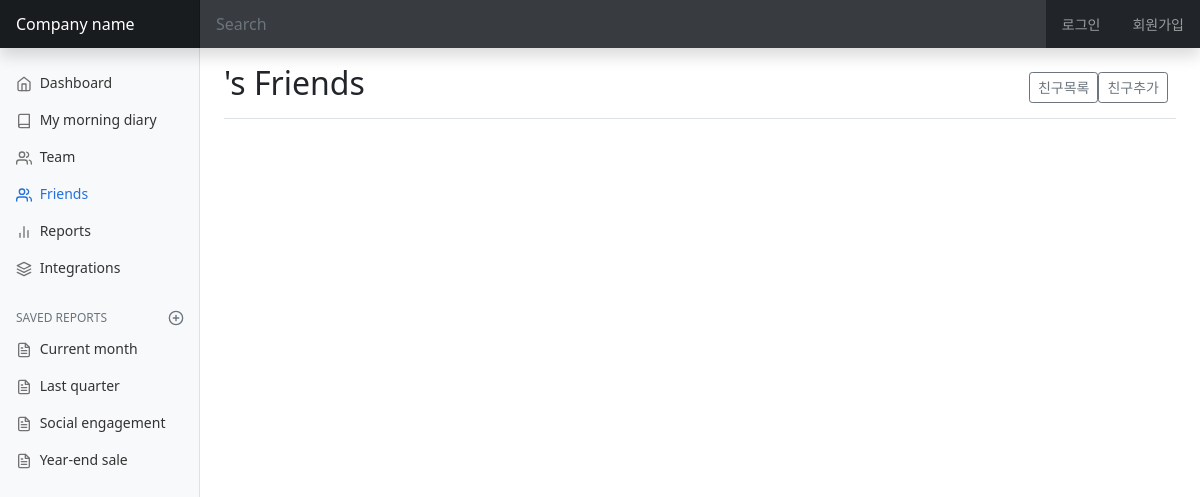
Before: /friends/keon/ with the older database file.
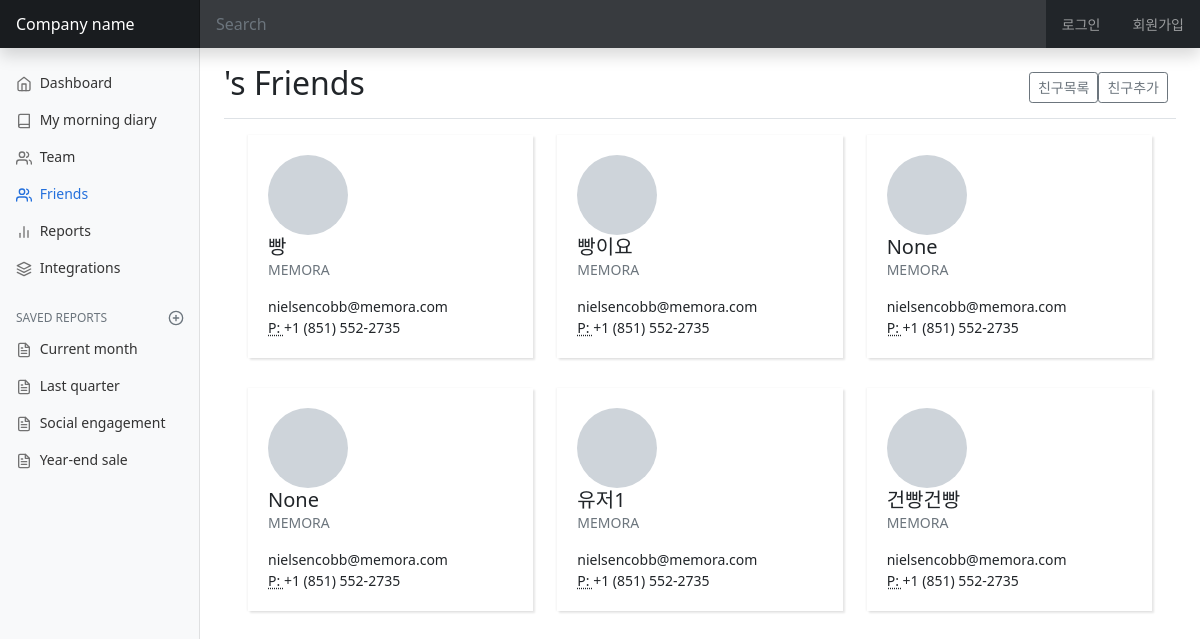
After: the same page with the newer database file.
### diary/models.py (models this page shows, shortened)
class User(AbstractUser):
    nickname = models.CharField(
        max_length=15,
        unique=True,
        null=True,
        validators=[validate_no_special_characters],
        error_messages={'unique': '이미 사용중인 닉네임입니다.'},
    )
    friends = models.ManyToManyField('self', blank=True)

### diary/views.py (the view)
# urls.py: path('friends/<str:username>/', views.friends, name='friends'),
def friends(request, username):
    friend_list = User.objects.get(username = username).friends.all()
    context = {
        "friend_list": friend_list
    }
    return render(request, 'friends/friends.html', context=context)

### diary/templates/friends/friends.html
{% extends 'diary/base.html' %}
{% load static %}
{% block css %}
<link href={% static 'friends/css/friends.css' %} rel="stylesheet">
{% endblock css %}
{% block main_area %}
<main class="col-md-9 ms-sm-auto col-lg-10 px-md-4">
		<div class="d-flex justify-content-between flex-wrap flex-md-nowrap align-items-center pt-3 pb-2 mb-3 border-bottom">
		<h1 class="h2">{{ username }}'s Friends</h1>
		<div class="btn-toolbar mb-2 mb-md-0">
			<div class="btn-group me-2">
				<a href="{% url 'friends' user.username %}"><button type="button" class="btn btn-sm btn-outline-secondary">친구목록</button></a>
				<a href="{% url 'add-friends' user.username %}"><button type="button" class="btn btn-sm btn-outline-secondary">친구추가</button></a>
			</div>
		</div>
	</div>
	<div class="container">
		<div class="row">
		{% for friend in friend_list %}
			<div class="col-md-6 col-xl-4">
				<div class="card">
					<div class="card-body">
						<div class="media align-items-center"><span style="background-image: url(https://bootdey.com/img/Content/avatar/avatar6.png)" class="avatar avatar-xl mr-3"></span>
							<div class="media-body overflow-hidden">
								<h5 class="card-text mb-0">{{friend.nickname}}</h5>
								<p class="card-text text-uppercase text-muted">Memora</p>
								<p class="card-text">
									nielsencobb@memora.com<br><abbr title="Phone">P:  </abbr>+1 (851) 552-2735
								</p>
							</div>
						</div><a href="#" class="tile-link"></a>
					</div>
				</div>
			</div>
		{% endfor %}
		</div>
	</div>
</main>
{% endblock main_area %}

Changed rows visible on the page:
now on this page (row edited): User: nickname "빵"
now on this page (row edited): User: nickname "빵이요"
now on this page (row unchanged): User: nickname "None"
now on this page (row unchanged): User: nickname "None"
now on this page (row unchanged): User: nickname "유저1"
now on this page (row unchanged): User: nickname "건빵건빵"
